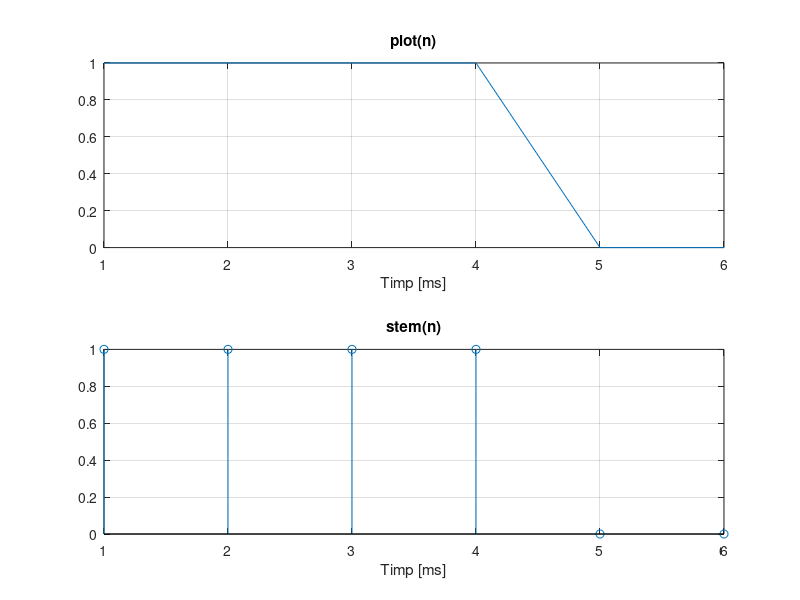

Recreate this plot in MATLAB.
N = 0.5 * 12;

n = randi([0 1],1,N);

subplot(2,1,1),plot(n),title('plot(n)'),xlabel('Timp [ms]'),grid


subplot(2,1,2),stem(n),title('stem(n)'),xlabel('Timp [ms]'),grid